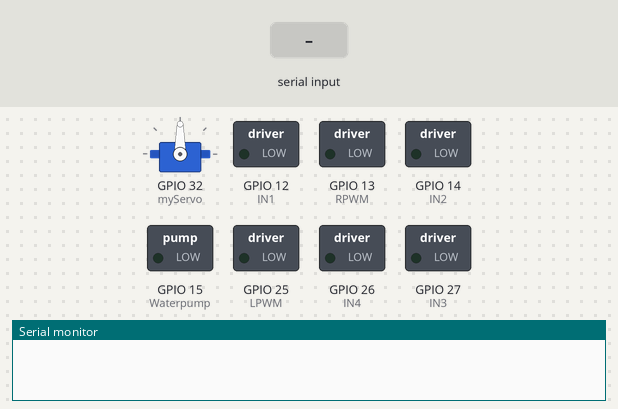
Recording of a sketch running on a simulated ESP32. Parts: servo, switched loads named in the sketch (green lamp = pin HIGH), the last lines printed to the serial monitor. The test bench sets the inputs (shaded band). Nothing arrives over Bluetooth unless stated.

Above: at 1.2 s.
1.3 s: "V" received over the second serial link
At 2.3 s:
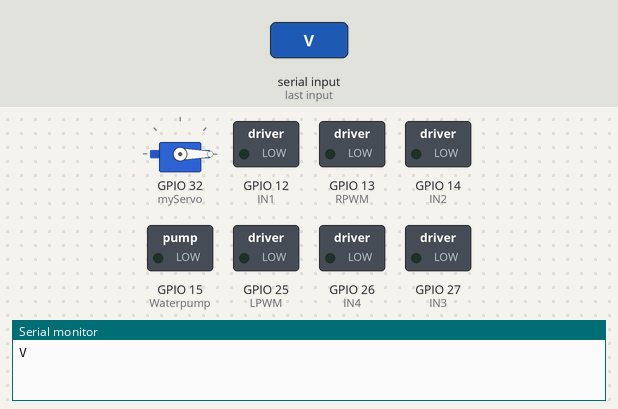
4.3 s: "F" received over the second serial link
At 7.0 s:
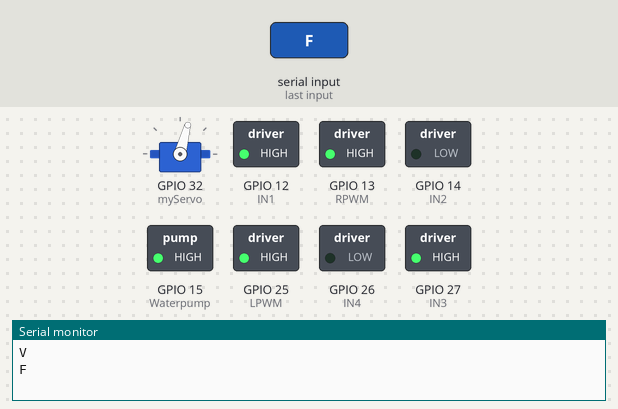
7.3 s: "B" received over the second serial link
At 8.1 s:
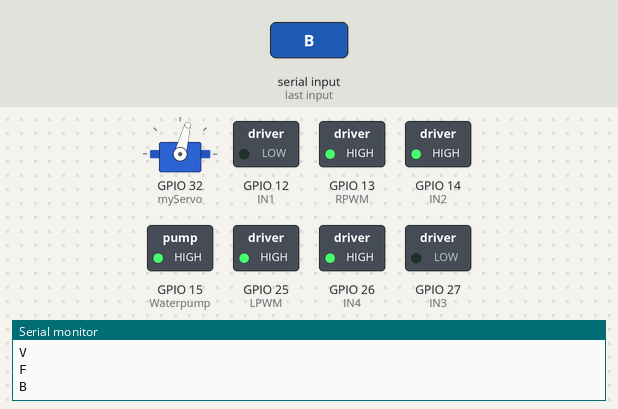
8.8 s: "L" received over the second serial link
At 9.2 s:
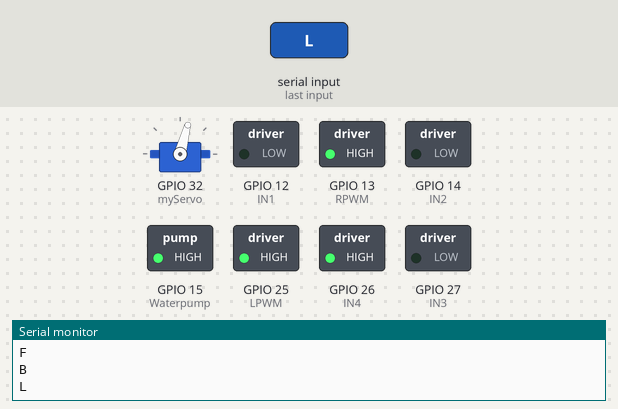
10.3 s: "R" received over the second serial link
At 11.5 s:
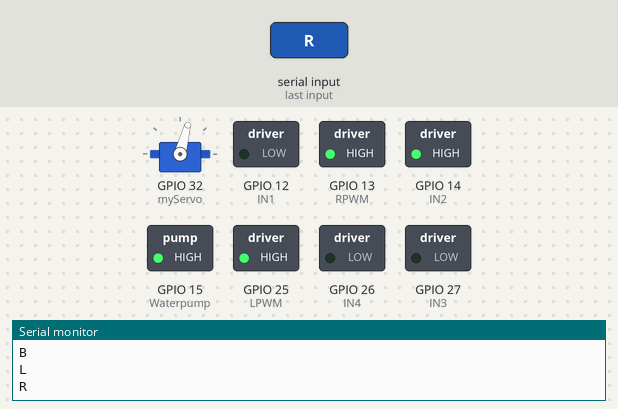
11.8 s: "S" received over the second serial link
At 12.8 s:
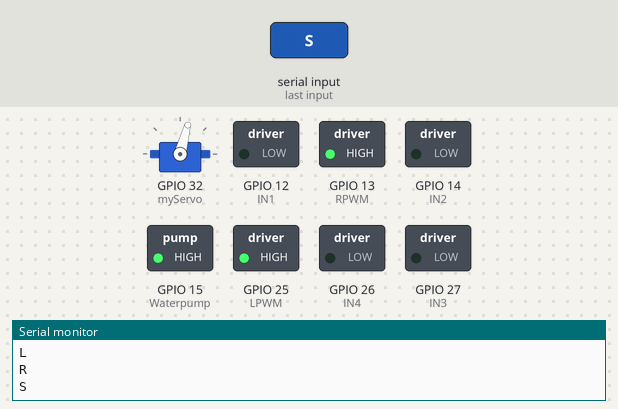
Timing chart, 0 to 14.3 s (numbered marks = the images above; inputs shaded):
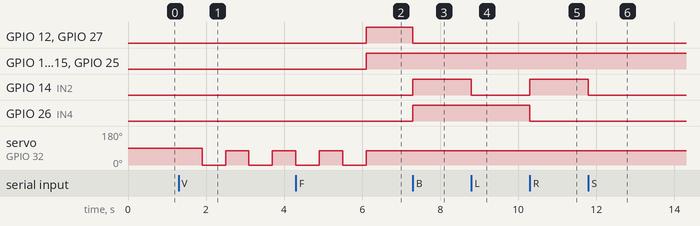

Measured:
- after the input at 1.3 s, servo on GPIO 32 (myServo): alternates 75° for 0.60 s and 0° for 0.60 s, starting after 0.60 s
- after the input at 4.3 s, GPIO 12 (IN1), GPIO 13 (RPWM), GPIO 25 (LPWM), GPIO 27 (IN3): LOW → HIGH after 1.8 s
- after the input at 7.3 s, GPIO 12 (IN1), GPIO 27 (IN3): HIGH → LOW at once; GPIO 14 (IN2), GPIO 26 (IN4): LOW → HIGH at once
- after the input at 8.8 s, GPIO 14 (IN2): HIGH → LOW at once
- after the input at 10.3 s, GPIO 14 (IN2): LOW → HIGH at once; GPIO 26 (IN4): HIGH → LOW at once
- after the input at 11.8 s, GPIO 14 (IN2): HIGH → LOW at once

The sketch:

BT_ROBOT.ino
```cpp
#include <ESP32Servo.h>
#include "BluetoothSerial.h"
#include <Arduino.h>

Servo myServo;
BluetoothSerial serialBT;

//Bluetooth signal Store in this variable
char btSignal;

//initial Speed of the Bot
int Speed = 100;

/*FOR RIGHT MOTOR*/
int RPWM = 13;

/*FOR LEFT MOTOR*/
int LPWM = 25 ;

//declare channel for pwm Output
#define R 0
#define L 1

//Define in1/in2/in3/in4 pin
int IN1 = 12;
int IN2 = 14;
int IN3 = 27;
int IN4 = 26;
int Waterpump = 15;

void setup() {
  Serial.begin(115200);
  myServo.attach(32);
  //Bluetooth Name
  serialBT.begin("Manthan's BT ROBOT ");

  //output pin declare
  pinMode(RPWM, OUTPUT);
  pinMode(LPWM, OUTPUT);

  // Setup PWM channels
  pinMode(IN1, OUTPUT);
  pinMode(IN2, OUTPUT);
  pinMode(IN3, OUTPUT);
  pinMode(IN4, OUTPUT);
  pinMode(Waterpump, OUTPUT);

  digitalWrite(IN1, LOW);
  digitalWrite(IN2, LOW);
  digitalWrite(IN3, LOW);
  digitalWrite(IN4, LOW);

}
void relay_on() {
    digitalWrite(Waterpump, LOW);
  }

  void relay_off() {
    digitalWrite(Waterpump, HIGH);
  }

  void servo() {
    delay(600);
      myServo.write(0);
      delay(600);
      myServo.write(75);
      delay(600);
      myServo.write(0);
      delay(600);
      myServo.write(75);
      delay(600);
      myServo.write(0);
      delay(600);
      myServo.write(75);
      delay(600);
      myServo.write(0);
      delay(600);
      myServo.write(75);
  }

void loop() {

    while (serialBT.available()) {
    btSignal = serialBT.read();
    Serial.println(btSignal);

    if (btSignal == 'F') {  //forward
      digitalWrite(RPWM, HIGH);
      digitalWrite(LPWM, HIGH);
      digitalWrite(IN1, HIGH);
      digitalWrite(IN2, LOW);
      digitalWrite(IN3, HIGH);
      digitalWrite(IN4, LOW);
    } else if (btSignal == 'B') {  //backward
      digitalWrite(RPWM, HIGH);
      digitalWrite(LPWM, HIGH);
      digitalWrite(IN1, LOW);
      digitalWrite(IN2, HIGH);
      digitalWrite(IN3, LOW);
      digitalWrite(IN4, HIGH);
    } else if (btSignal == 'L') {  //LEFT
      digitalWrite(RPWM, HIGH);
      digitalWrite(LPWM, HIGH);
      digitalWrite(IN1, LOW);
      digitalWrite(IN2, LOW);
      digitalWrite(IN3, LOW);
      digitalWrite(IN4, HIGH);
    } else if (btSignal == 'R') {  //RIGHT
      digitalWrite(RPWM, HIGH);
      digitalWrite(LPWM, HIGH);
      digitalWrite(IN1, LOW);
      digitalWrite(IN2, HIGH);
      digitalWrite(IN3, LOW);
      digitalWrite(IN4, LOW);
    } else if (btSignal == 'S') {  //STOP
      digitalWrite(RPWM, HIGH);
      digitalWrite(LPWM, HIGH);
      digitalWrite(IN1, LOW);
      digitalWrite(IN2, LOW);
      digitalWrite(IN3, LOW);
      digitalWrite(IN4, LOW);
    } else if (btSignal == 'V') {
      relay_on();
      servo();
      relay_off();
    } else {
      relay_off();
    }
  }

}
```
